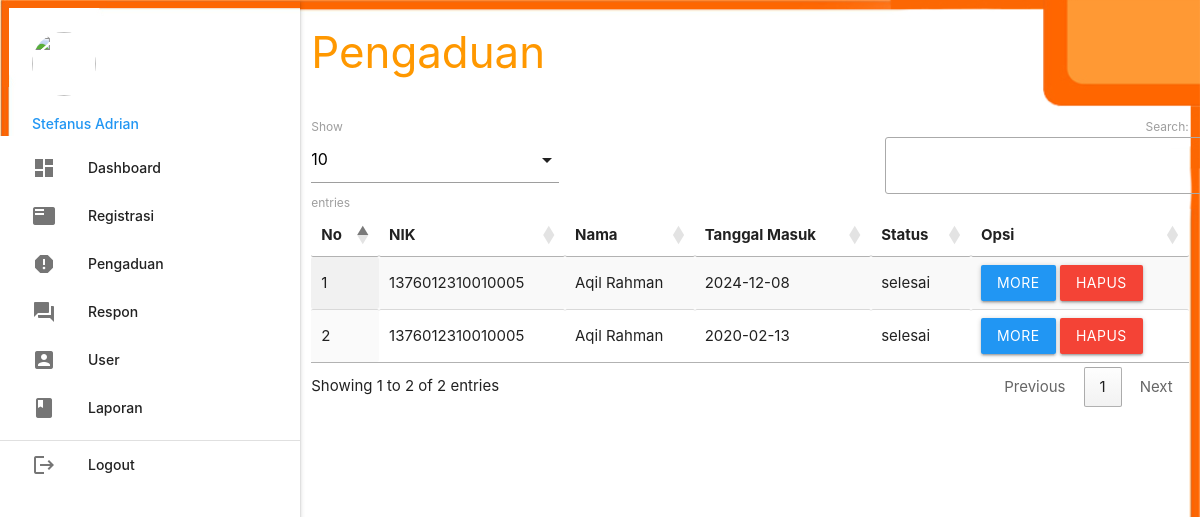
The page /admin/index.php?p=pengaduan (signed in) on the database its author committed.
### tables this page shows
CREATE TABLE `pengaduan` (
  `id_pengaduan` int(5) NOT NULL,
  `tgl_pengaduan` varchar(20) NOT NULL,
  `nik` varchar(16) NOT NULL,
  `isi_laporan` text NOT NULL,
  `foto` varchar(255) NOT NULL,
  `status` enum('proses','selesai') NOT NULL
);

CREATE TABLE `masyarakat` (
  `nik` varchar(16) NOT NULL,
  `nama` varchar(35) NOT NULL,
  `username` varchar(25) NOT NULL,
  `password` varchar(255) NOT NULL,
  `telp` varchar(13) NOT NULL
);

### admin/pengaduan.php (the view, shortened to what this page needs)
       <div class="row">
         <div class="col s12 m9">
           <h3 class="orange-text">Pengaduan</h3>
         </div>
       </div>
       <table id="example" class="display responsive-table" style="width:100%">
         <thead>
             <tr>
			<th>No</th>
			<th>NIK</th>
			<th>Nama</th>
			<th>Tanggal Masuk</th>
			<th>Status</th>
			<th>Opsi</th>
             </tr>
         </thead>
         <tbody>
<?php
	$no=1;
	$query = mysqli_query($koneksi,"SELECT * FROM pengaduan INNER JOIN masyarakat ON pengaduan.nik=masyarakat.nik ORDER BY pengaduan.id_pengaduan DESC");
	while ($r=mysqli_fetch_assoc($query)) { ?>
	<tr>
		<td><?php echo $no++; ?></td>
		<td><?php echo $r['nik']; ?></td>
		<td><?php echo $r['nama']; ?></td>
		<td><?php echo $r['tgl_pengaduan']; ?></td>
		<td><?php echo $r['status']; ?></td>
		<td><a class="btn modal-trigger blue" href="#more?id_pengaduan=<?php echo $r['id_pengaduan'] ?>">More</a>  <a class="btn red" onclick="return confirm('Anda Yakin Ingin Menghapus Y/N')" href="index.php?p=pengaduan_hapus&id_pengaduan=<?php echo $r['id_pengaduan'] ?>">Hapus</a></td>
	</tr>
           <?php  }
            ?>
         </tbody>
       </table>

### rows shown on the page
pengaduan: masyarakat.nik "1376012310010005", masyarakat.nama "Aqil Rahman", tgl_pengaduan "2024-12-08", status "selesai"
pengaduan: masyarakat.nik "1376012310010005", masyarakat.nama "Aqil Rahman", tgl_pengaduan "2020-02-13", status "selesai"

### other values the page prints
$_SESSION['data']['nama_petugas'] "Stefanus Adrian"
